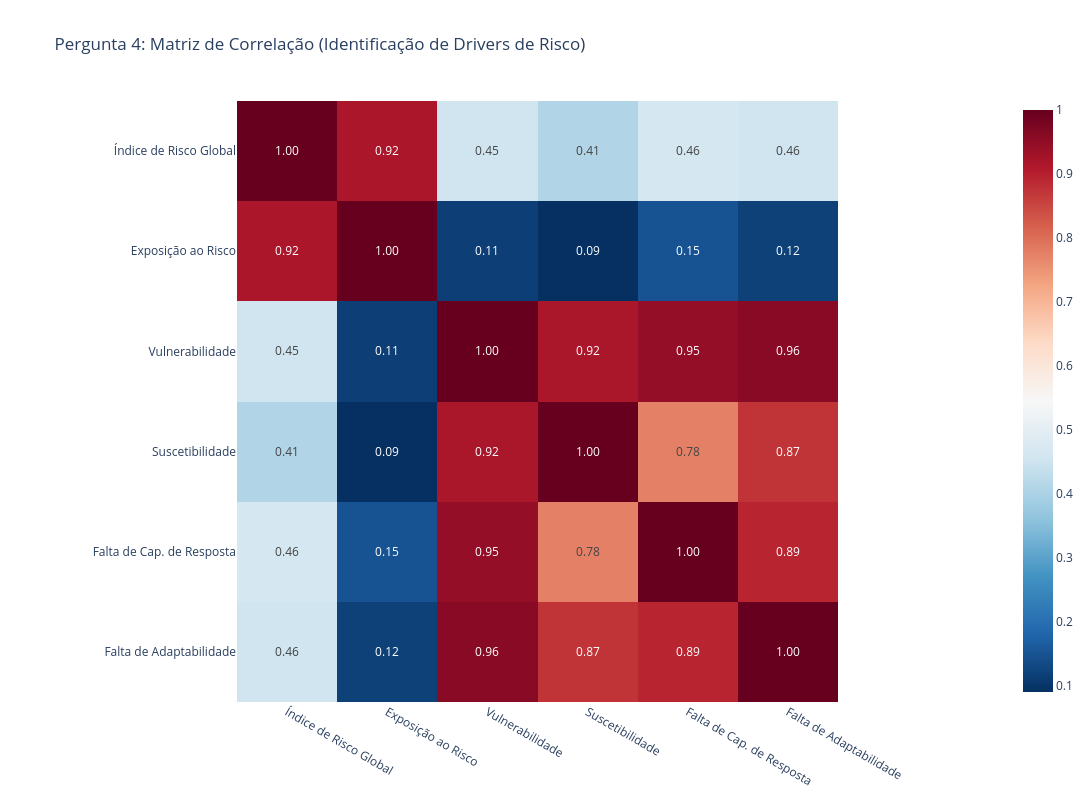

Write notebook code for a chart like this one.
### Markdown cell above
## Pergunta 4. Qual fator interno (Suscetibilidade, Falta de Capacidade de Resposta ou Falta de Adaptacao) possui a correlação mais forte com o Indice de Risco final(WRI)?

> **Objetivo:** Determinar onde o investimento em engenharia/política pública seria mais eficiente para reduzir o risco.

### Code cell
import plotly.graph_objects as go

# Calculando a matriz de correlação
corr = df_unico[['WRI', 'Exposure', 'Vulnerability', 'Susceptibility', 
                 'Lack of Coping Capabilities', ' Lack of Adaptive Capacities']].corr()

# 2. Criar um dicionário de tradução
traducao = {
    'WRI': 'Índice de Risco Global',
    'Exposure': 'Exposição ao Risco',
    'Vulnerability': 'Vulnerabilidade',
    'Susceptibility': 'Suscetibilidade',
    'Lack of Coping Capabilities': 'Falta de Cap. de Resposta',
    ' Lack of Adaptive Capacities': 'Falta de Adaptabilidade'
}

# 3. RENOMEAR a matriz (isso é o que faz o gráfico mudar)
corr.index = corr.index.map(traducao)
corr.columns = corr.columns.map(traducao)

fig4 = px.imshow(
    corr, 
    text_auto=".2f", 
    color_continuous_scale='RdBu_r',
    title="Pergunta 4: Matriz de Correlação (Identificação de Drivers de Risco)",
    width=1200, height=800
)
fig4.show()

print(f"\n📋 Conclusões:")
print("Resposta: Ao analisar o Heatmap, observamos que a Vulnerabilidade (composta pelos fatores internos) geralmente tem uma correlação mais forte com o WRI do que a Exposição ao Risco isolada.")
print("Entre os fatores internos, a Susceptibility costuma ser o driver principal em países em desenvolvimento.")
print("\n🔥 GEOGRAFIA (0.92):A Exposição é o fator que mais eleva o Índice de Risco Global. Se a localização é propensa a desastres, o risco final sobe quase obrigatoriamente.")
print("\n🔄 Existe um bloco indissociável entre Falta de Resposta e Falta de Adaptação. Governos que falham em socorrer hoje, geralmente também falham em planejaro futuro.")
print("\n🟢 Infraestrutura vs. Natureza (0.11): A baixíssima correlação entre Exposição e Vulnerabilidade prova que o desastre natural é inevitável, mas a fragilidade social é uma escolha de gestão e engenharia.")
print("\n💡 ESTRATÉGIA (0.11): Ser exposto é natureza, ser vulnerável é falta de gestão.")

### Figure 1 — Plotly figure (JSON) as saved in the notebook; plotly's stock layout.template omitted (floating-point values rounded to 4 significant figures)
{"data": [{"coloraxis": "coloraxis", "hovertemplate": "x: %{x}<br>y: %{y}<br>color: %{z}<extra></extra>", "name": "0", "texttemplate": "%{z:.2f}", "type": "heatmap", "x": ["Índice de Risco Global", "Exposição ao Risco", "Vulnerabilidade", "Suscetibilidade", "Falta de Cap. de Resposta", "Falta de Adaptabilidade"], "xaxis": "x", "y": ["Índice de Risco Global", "Exposição ao Risco", "Vulnerabilidade", "Suscetibilidade", "Falta de Cap. de Resposta", "Falta de Adaptabilidade"], "yaxis": "y", "z": [[1.0, 0.9179, 0.4531, 0.4086, 0.4643, 0.4551], [0.9179, 1.0, 0.1149, 0.09048, 0.15, 0.1188], [0.4531, 0.1149, 1.0, 0.9184, 0.9469, 0.9602], [0.4086, 0.09048, 0.9184, 1.0, 0.7758, 0.8743], [0.4643, 0.15, 0.9469, 0.7758, 1.0, 0.8931], [0.4551, 0.1188, 0.9602, 0.8743, 0.8931, 1.0]]}], "layout": {"coloraxis": {"colorscale": [[0, "rgb(5,48,97)"], [0.1, "rgb(33,102,172)"], [0.2, "rgb(67,147,195)"], [0.3, "rgb(146,197,222)"], [0.4, "rgb(209,229,240)"], [0.5, "rgb(247,247,247)"], [0.6, "rgb(253,219,199)"], [0.7, "rgb(244,165,130)"], [0.8, "rgb(214,96,77)"], [0.9, "rgb(178,24,43)"], [1, "rgb(103,0,31)"]]}, "height": 800, "title": {"text": "Pergunta 4: Matriz de Correlação (Identificação de Drivers de Risco)"}, "width": 1200, "xaxis": {"anchor": "y", "constrain": "domain", "domain": [0, 1], "scaleanchor": "y"}, "yaxis": {"anchor": "x", "autorange": "reversed", "constrain": "domain", "domain": [0, 1]}}}
